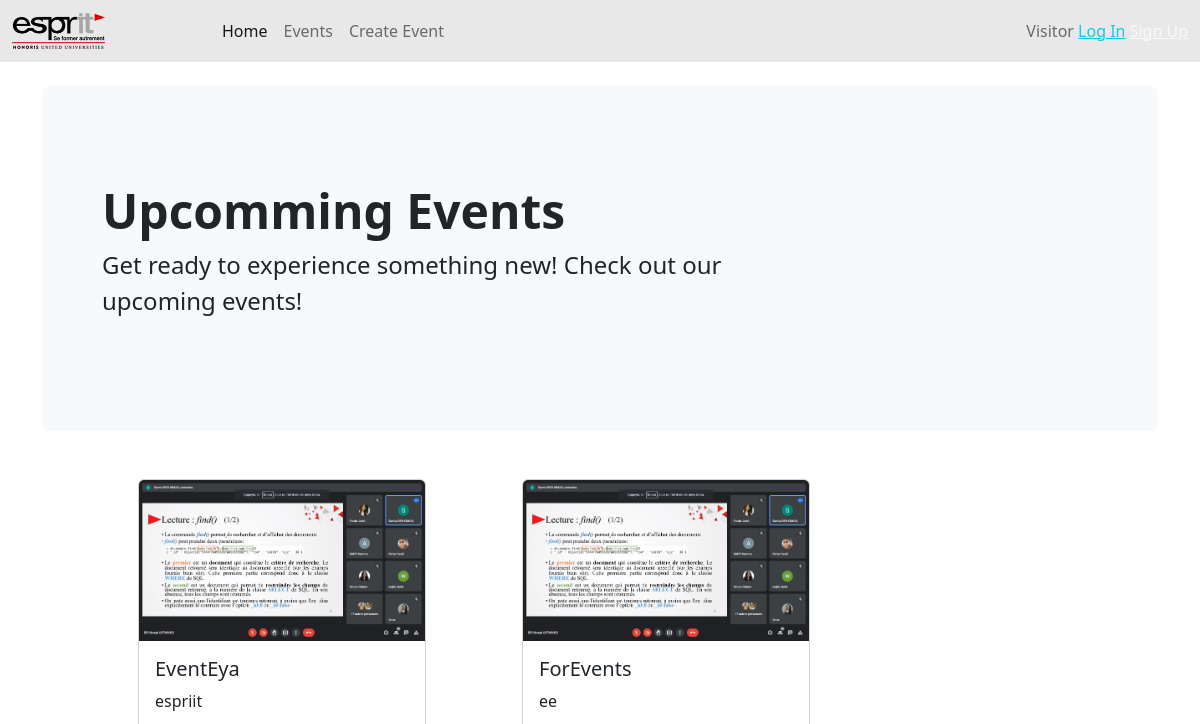
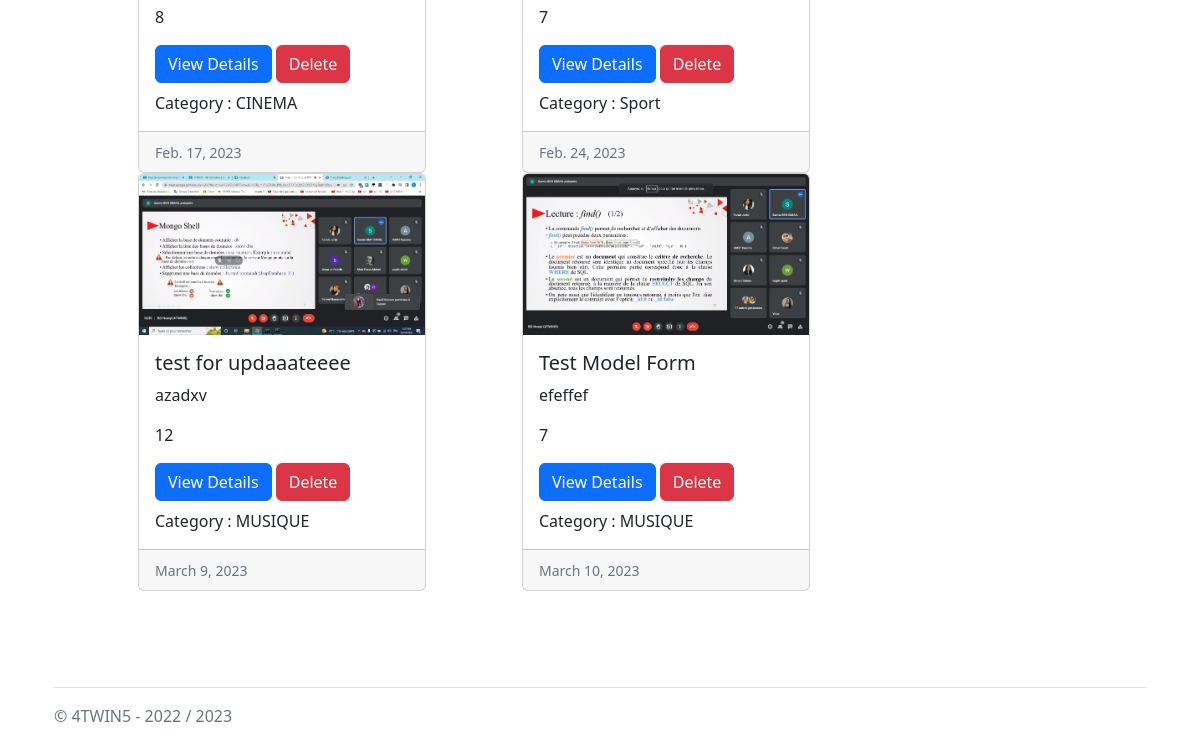
The app's page /events/listEvent, older data (2 pictures, top to bottom).
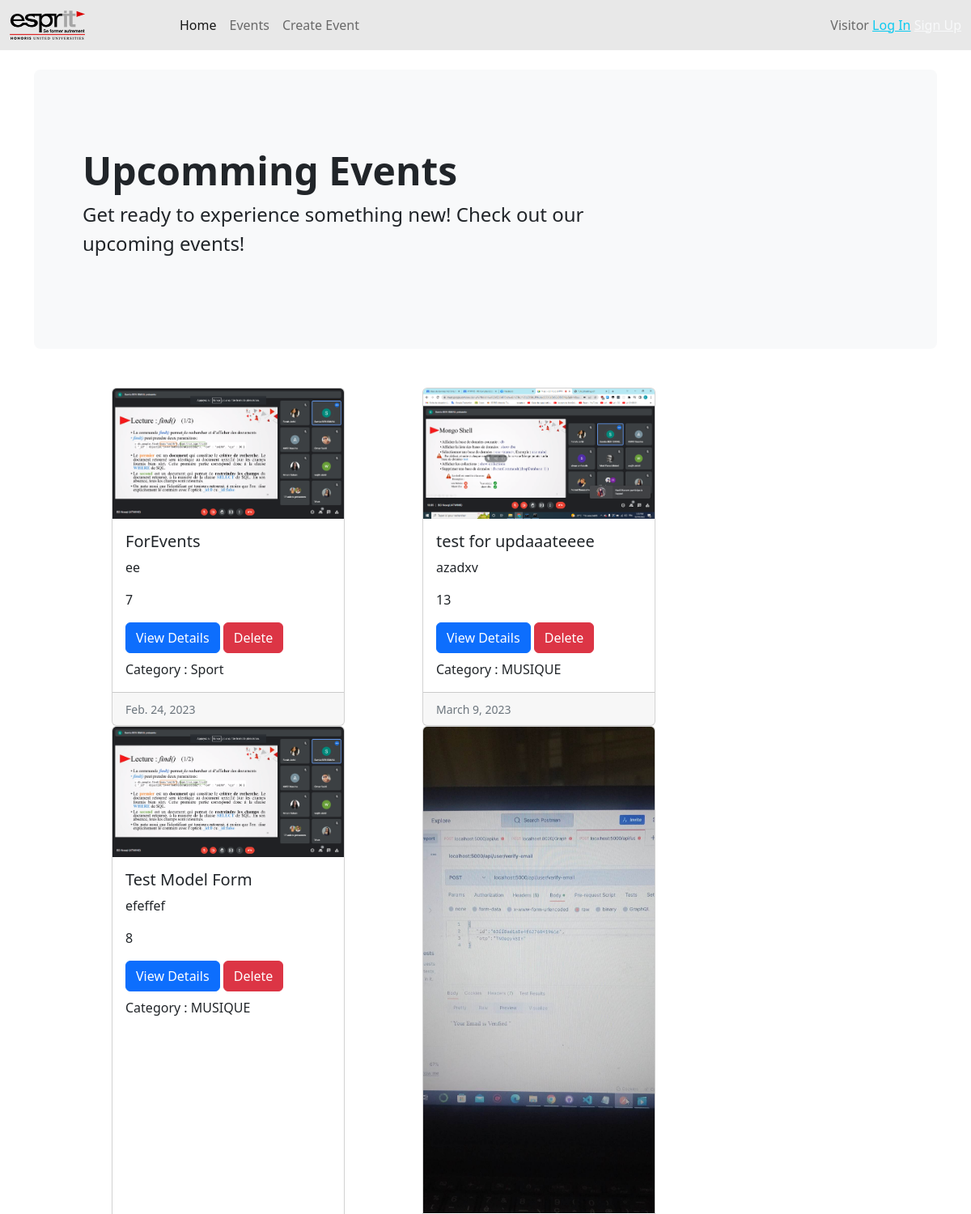
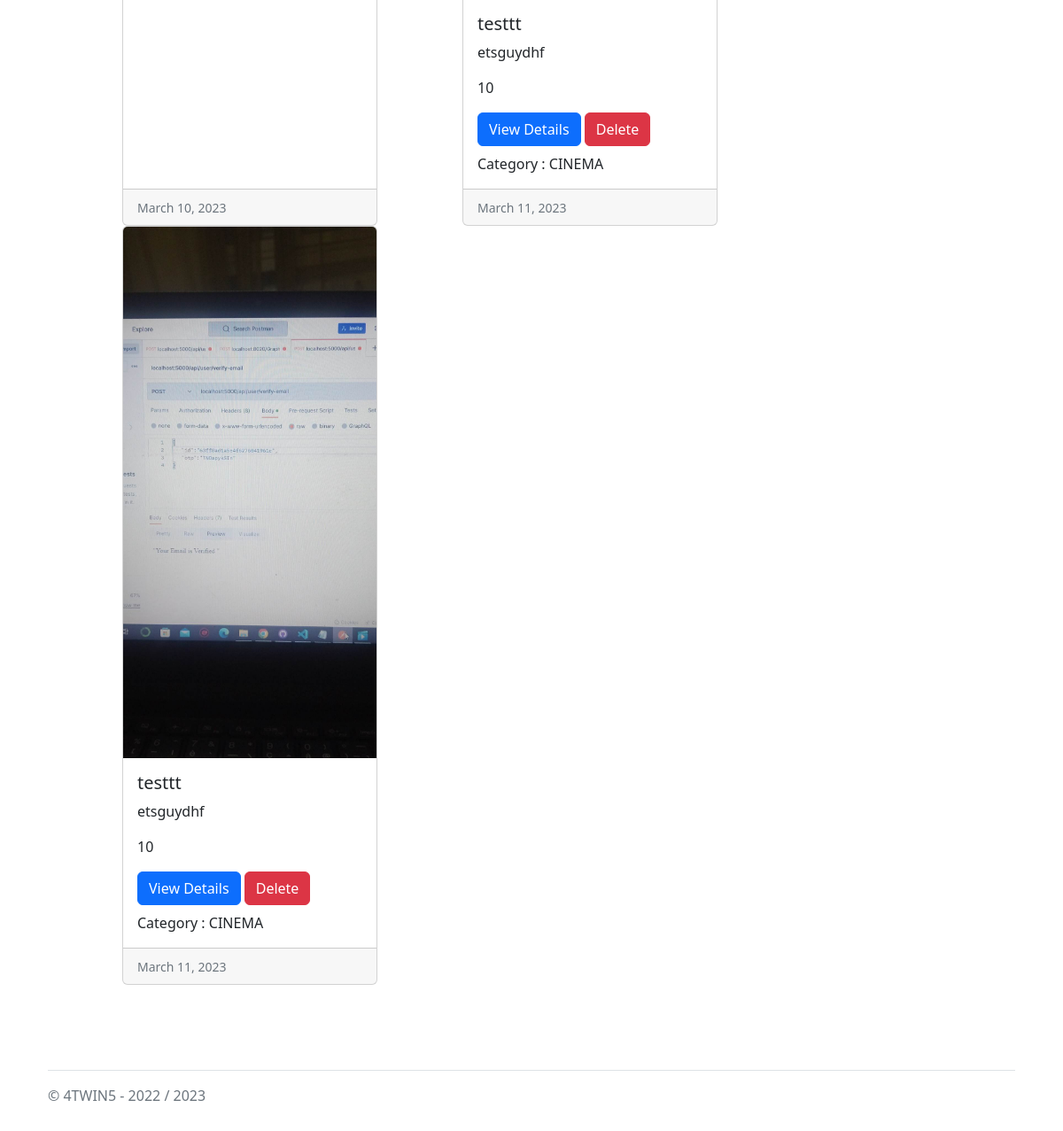
The same page, newer data (2 pictures, top to bottom).
### events/models.py (models this page shows, shortened)
class Event(models.Model):
    title = models.CharField('TITLE',max_length=255)
    description = models.TextField()
    image = models.ImageField(upload_to='images')
    CHOIX=(
        ('MUSIQUE','MUSIQUE'),
        ('CINEMA','CINEMA'),
        ('Sport','Sport')
    )
    category = models.CharField('cat', choices=CHOIX ,max_length=8)
    state = models.BooleanField(default=False)
    nbe_participant= models.IntegerField(default=0, validators=[MinValueValidator(limit_value=6)])
    evt_date=models.DateField()
    created_at = models.DateTimeField(auto_now_add=True)
    updated_at = models.DateTimeField(auto_now=True)
    organise= models.ForeignKey( Person, on_delete=models.CASCADE)
    participations = models.ManyToManyField(
        Person,
        related_name='participations',
        through='Participation'
    )
    class Meta:
        constraints=[
                models.CheckConstraint(
                check= models.Q(
                    evt_date__gte=date.today()
                ),
                name='the event date is invalid'
            ),
        ]

### events/views.py (the view)
# urls.py: path('listEvent', renderListEvent, name="List"),
def renderListEvent(req):
    list = Event.objects.filter(state=True)
    return render(req, 'events/list.html',{'events':list})

### p1/templates/events/list.html
{% extends 'base.html' %}
{% block content %}
      <div>
        <div class="d-flex m-5 flex-wrap">
          {% for e in events %}
          <div class="card mx-5" style="width: 18rem">
            <img src="{{ e.image.url }}" class="card-img-top" alt="..." />
            <div class="card-body">
              <h5 class="card-title">{{e.title}}</h5>
              <p class="card-text">{{e.description}}</p>
              <p class="card-text">{{e.nbe_participant}}</p>
              <a href="{% url 'event_datails' e.id %}" class="btn btn-primary"
                >View Details</a
              >
              <a href="{% url 'delete_event_view' e.id %}" class="btn btn-danger"
                >Delete</a
              >
              <p class="card-text mt-2">Category : {{e.category}}</p>
            </div>
            <div class="card-footer">
              <small class="text-muted">{{e.evt_date}}</small>
            </div>
          </div>
          {% endfor %}
        </div>
      </div>
{% endblock content %}

### p1/templates/base.html (shortened to what this page needs)
{% load static %}
<!DOCTYPE html>
<html lang="en">
  <head>
    <link rel="stylesheet" href="{% static 'css/bootstrap.min.css' %}"/>
  </head>
  <body>
    <main>
      {% include "header.html" with Greeting="Hellooo" %}
    <div class="container py-4">
      <div class="p-5 mb-4 bg-light rounded-3">
        <div class="container-fluid py-5">
          <h1 class="display-5 fw-bold">Upcomming Events</h1>
          <p class="col-md-8 fs-4">Get ready to experience something new! Check out our upcoming events!</p>
        </div>
      </div>
        {% block content %}{% endblock content %}
        {% include "footer.html"  %}
    </div>
</main>

### p1/templates/header.html (shortened to what this page needs)
{% load static %}
<nav class="navbar navbar-expand-lg navbar-light" style="background-color: #E8E8E8;">
  <div class="container-fluid">
      <a class="navbar-brand" href="#">
          <img
              src="{% static 'img/logo.png' %}"
              alt=""
              class="img-fluid w-50"
          />
      </a>
      <div class="collapse navbar-collapse" id="navbarSupportedContent">
          <ul class="navbar-nav me-auto mb-2 mb-lg-0">
              <li class="nav-item">
                  <a class="nav-link active" href="#">Home</a>
              </li>
              <li class="nav-item">
                  <a class="nav-link" href="{% url 'list_event_view' %}"
                      >Events</a
                  >
              </li>
              <li class="nav-item">
                  <a class="nav-link" href="{% url 'add_event' %}"
                      >Create Event </a
                  >
              </li>
          </ul>
          <span class="navbar-text">
            {{ greeting }} {{ user.username|default:"Visitor" }}
            {% if user.is_authenticated %}
            <a href="{% url 'logout' %}" class="link-light"> <i class="bi bi-person-dash"></i> Log Out</a>
            {% else %}
            <a href="{% url 'login' %}" class="link-info"> Log In</a>
            <a href="{% url 'signUp' %}"  class="link-light"> Sign Up</a>
            {% endif %}
            </span>
      </div>
  </div>
</nav>

### p1/templates/footer.html
<div class="container py-4">
    <footer class="pt-3 mt-4 text-muted border-top">
      &copy; 4TWIN5 - 2022 / 2023
    </footer>
  </div>

Row changes from the older to the newer data that the page shows:
removed Event: image (picture), title "EventEya", description "espriit", nbe_participant "8", category "CINEMA", evt_date "Feb. 17, 2023"
changed Event "test for updaaateeee": nbe_participant "12" → "13"
changed Event "Test Model Form": nbe_participant "7" → "8"
added Event: image (picture), title "testtt", description "etsguydhf", nbe_participant "10", category "CINEMA", evt_date "March 11, 2023"
added Event: image (picture), title "testtt", description "etsguydhf", nbe_participant "10", category "CINEMA", evt_date "March 11, 2023"
